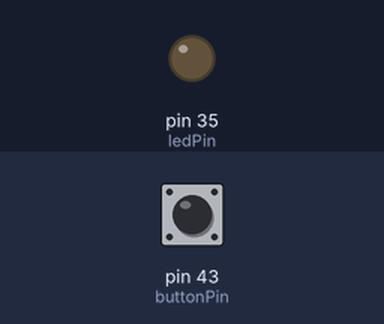
This program was run on a simulated Arduino Mega 2560, built with avr-gcc and run on an emulated ATmega2560. On the bench: output pins drawn as LEDs (lit = HIGH). Dashed ring = blinking. The test bench sets the inputs (shaded band); at power-on: pin 43 (buttonPin) LOW.

Above: at 1.2 s.
1.3 s: pin 43 (buttonPin) pulled HIGH for 1 s
At 3.2 s:
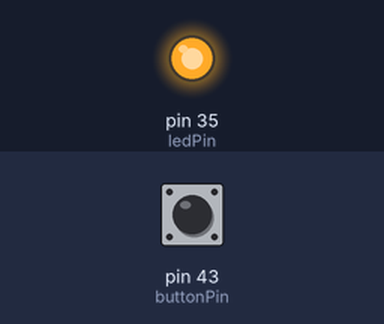
3.8 s: pin 43 (buttonPin) pulled HIGH for 0.15 s
At 4.5 s:
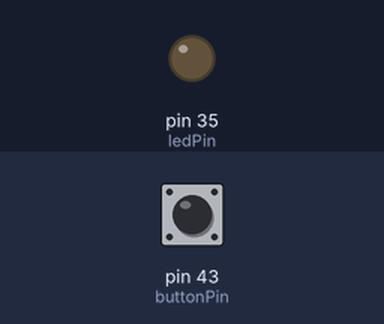
5.4 s: pin 43 (buttonPin) pulled HIGH for 3.2 s
At 5.6 s:
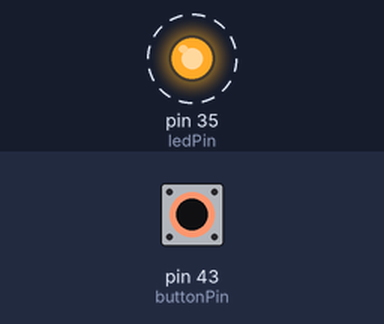
Timing chart, 0 to 10.1 s (numbered marks = the images above; inputs shaded):
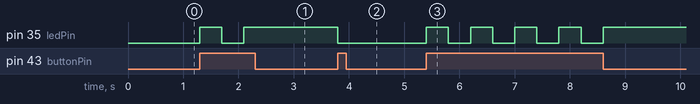

The program:

main.cpp
```cpp
#include <Interro.hpp>

uint8_t ledPin = 35;
uint8_t buttonPin = 43;

enum States
{
    LedOn,
    LedOff
};

enum Events
{
    ButtonClicked,
};

ButtonTrigger buttonTrigger;

StateMachine blinkingMachineOne(States::LedOff);

static const int8_t ledOnStateTable[]{
    Events::ButtonClicked, States::LedOff,
    -1};

static const int8_t ledOffStateTable[]{
    Events::ButtonClicked, States::LedOn,
    -1};

void TurnOnLed(uint8_t pin)
{
    digitalWrite(pin, HIGH);
}

void TurnOffLed(uint8_t pin)
{
    digitalWrite(pin, LOW);
}

void setup()
{
    pinMode(ledPin, OUTPUT);

    blinkingMachineOne.configure(States::LedOn)
        .onEvent(ledOnStateTable)
        .onEntry([](int8_t event)
                 { TurnOnLed(ledPin); });

    blinkingMachineOne.configure(States::LedOff)
        .onEvent(ledOffStateTable)
        .onEntry([](int8_t event)
                 { TurnOffLed(ledPin); });

    // set-up triggers
    buttonTrigger.configure(buttonPin)
        .debounce(400)
        .onClick(Events::ButtonClicked);
}

void loop()
{
    interro.run();
}
```

Measured:
- after the input at 1.3 s, pin 35 (ledPin): LOW → HIGH at once, → LOW 0.40 s later, → HIGH 0.40 s later
- after the input at 3.8 s, pin 35 (ledPin): HIGH → LOW at once
- after the input at 5.4 s, pin 35 (ledPin): alternates HIGH for 0.40 s and LOW for 0.40 s, 9 changes in all, then stays HIGH, starting at once
